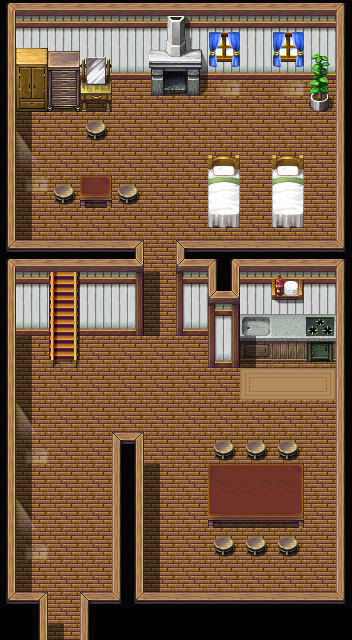

This game map was drawn from its Tiled (.tmx) file and the tilesets committed beside it. A one-line description and the trimmed map source follow:
An orthogonal 22x40 tile map with 16x16 px tiles, 5 tile layers (back, obj_back, obj_front, shades, ...), 5 tilesets.

<map version="1.0" tiledversion="1.0.2" orientation="orthogonal" renderorder="right-down" width="22" height="40" tilewidth="16" tileheight="16" nextobjectid="1">
 <tileset firstgid="1" source="../../tilesets/tilea5.tsx" />
 <tileset firstgid="513" source="../../tilesets/tilea4.tsx" />
 <tileset firstgid="1473" source="../../tilesets/tiled.tsx" />
 <tileset firstgid="2497" source="../../tilesets/tilea2.tsx" />
 <tileset firstgid="3265" source="../../tilesets/tilec.tsx" />
 <layer name="back" width="22" height="40">
  <data>[880 cells, 844 non-empty, 36 distinct tile ids]</data>
 </layer>
 <layer name="obj_back" width="22" height="40">
  <data>[880 cells, 164 non-empty, 98 distinct tile ids]</data>
 </layer>
 <layer name="obj_front" width="22" height="40">
  <data>[880 cells, 44 non-empty, 42 distinct tile ids]</data>
 </layer>
 <layer name="shades" width="22" height="40">
  <data>[880 cells, 39 non-empty, 1 distinct tile ids]</data>
 </layer>
 <layer name="lights" width="22" height="40">
  <data>[880 cells, 34 non-empty, 10 distinct tile ids]</data>
 </layer>
</map>